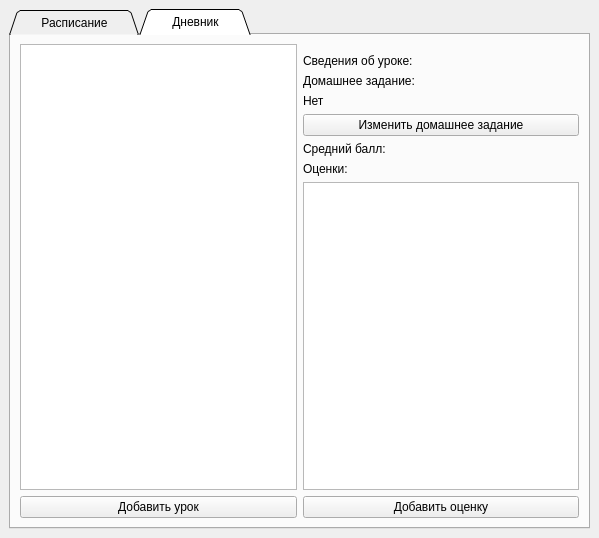
<?xml version="1.0" encoding="UTF-8"?>
<ui version="4.0">
 <class>MainWindow</class>
 <widget class="QMainWindow" name="MainWindow">
  <property name="geometry">
   <rect>
    <x>0</x>
    <y>0</y>
    <width>599</width>
    <height>538</height>
   </rect>
  </property>
  <property name="windowTitle">
   <string>Pulse</string>
  </property>
  <property name="windowIcon">
   <iconset>
    <normaloff>LogoPulse.ico</normaloff>LogoPulse.ico</iconset>
  </property>
  <widget class="QWidget" name="centralwidget">
   <layout class="QHBoxLayout" name="horizontalLayout">
    <item>
     <widget class="QTabWidget" name="schoolDiaryTabWidget">
      <property name="enabled">
       <bool>true</bool>
      </property>
      <property name="autoFillBackground">
       <bool>false</bool>
      </property>
      <property name="tabShape">
       <enum>QTabWidget::Triangular</enum>
      </property>
      <property name="currentIndex">
       <number>1</number>
      </property>
      <widget class="QWidget" name="tab">
       <property name="accessibleName">
        <string/>
       </property>
       <attribute name="title">
        <string>      Расписание      </string>
       </attribute>
       <layout class="QHBoxLayout" name="horizontalLayout_3">
        <item>
         <layout class="QVBoxLayout" name="verticalLayout">
          <item>
           <widget class="QTreeWidget" name="schoolScheduleTreeWidget">
            <column>
             <property name="text">
              <string notr="true">1</string>
             </property>
            </column>
           </widget>
          </item>
          <item>
           <widget class="QPushButton" name="addLessonInSchoolScheduleButton">
            <property name="text">
             <string>Добавить урок</string>
            </property>
           </widget>
          </item>
         </layout>
        </item>
        <item>
         <layout class="QVBoxLayout" name="verticalLayout_2">
          <item>
           <widget class="QTreeWidget" name="freeScheduleTreeWidget">
            <column>
             <property name="text">
              <string notr="true">1</string>
             </property>
            </column>
           </widget>
          </item>
          <item>
           <widget class="QPushButton" name="addOccupationButton">
            <property name="text">
             <string>Добавить задачу</string>
            </property>
           </widget>
          </item>
         </layout>
        </item>
       </layout>
      </widget>
      <widget class="QWidget" name="tab_2">
       <attribute name="title">
        <string>      Дневник      </string>
       </attribute>
       <layout class="QHBoxLayout" name="horizontalLayout_2">
        <item>
         <layout class="QVBoxLayout" name="leftScreen2Layout">
          <item>
           <widget class="QListWidget" name="listOfLessonsListWidget"/>
          </item>
          <item>
           <widget class="QPushButton" name="addLessonInListButton">
            <property name="autoFillBackground">
             <bool>false</bool>
            </property>
            <property name="text">
             <string>Добавить урок</string>
            </property>
           </widget>
          </item>
         </layout>
        </item>
        <item>
         <layout class="QVBoxLayout" name="rightScreen2Layout">
          <property name="leftMargin">
           <number>0</number>
          </property>
          <property name="topMargin">
           <number>10</number>
          </property>
          <property name="rightMargin">
           <number>0</number>
          </property>
          <property name="bottomMargin">
           <number>0</number>
          </property>
          <item>
           <layout class="QHBoxLayout" name="lessonInformationLayout">
            <item>
             <widget class="QLabel" name="lessonInformationLabel">
              <property name="sizePolicy">
               <sizepolicy hsizetype="Minimum" vsizetype="Preferred">
                <horstretch>0</horstretch>
                <verstretch>0</verstretch>
               </sizepolicy>
              </property>
              <property name="text">
               <string>Сведения об уроке:</string>
              </property>
             </widget>
            </item>
            <item>
             <widget class="QLabel" name="nameOfCurrentLessonLabel">
              <property name="sizePolicy">
               <sizepolicy hsizetype="Expanding" vsizetype="Preferred">
                <horstretch>0</horstretch>
                <verstretch>0</verstretch>
               </sizepolicy>
              </property>
              <property name="text">
               <string/>
              </property>
             </widget>
            </item>
           </layout>
          </item>
          <item>
           <layout class="QVBoxLayout" name="homeworkLayout">
            <item>
             <widget class="QLabel" name="homeworkLabel">
              <property name="text">
               <string>Домашнее задание:</string>
              </property>
             </widget>
            </item>
            <item>
             <widget class="QLabel" name="changeHomeworkLabel">
              <property name="text">
               <string>Нет</string>
              </property>
              <property name="margin">
               <number>25</number>
              </property>
              <property name="indent">
               <number>0</number>
              </property>
             </widget>
            </item>
            <item>
             <widget class="QPushButton" name="changeHomeworkPushButton">
              <property name="text">
               <string>Изменить домашнее задание</string>
              </property>
             </widget>
            </item>
           </layout>
          </item>
          <item>
           <layout class="QHBoxLayout" name="averageScoreLayout">
            <item>
             <widget class="QLabel" name="averageScoreConstantLabel">
              <property name="sizePolicy">
               <sizepolicy hsizetype="Minimum" vsizetype="Preferred">
                <horstretch>0</horstretch>
                <verstretch>0</verstretch>
               </sizepolicy>
              </property>
              <property name="text">
               <string>Средний балл:</string>
              </property>
             </widget>
            </item>
            <item>
             <widget class="QLabel" name="averageScoreLabel">
              <property name="sizePolicy">
               <sizepolicy hsizetype="Expanding" vsizetype="Preferred">
                <horstretch>0</horstretch>
                <verstretch>0</verstretch>
               </sizepolicy>
              </property>
              <property name="text">
               <string/>
              </property>
             </widget>
            </item>
           </layout>
          </item>
          <item>
           <widget class="QLabel" name="marksLabel">
            <property name="text">
             <string>Оценки:</string>
            </property>
           </widget>
          </item>
          <item>
           <widget class="QListWidget" name="marksListWidget"/>
          </item>
          <item>
           <widget class="QPushButton" name="addMarkPushButton">
            <property name="text">
             <string>Добавить оценку</string>
            </property>
           </widget>
          </item>
         </layout>
        </item>
       </layout>
      </widget>
     </widget>
    </item>
   </layout>
  </widget>
 </widget>
 <resources/>
 <connections/>
</ui>
